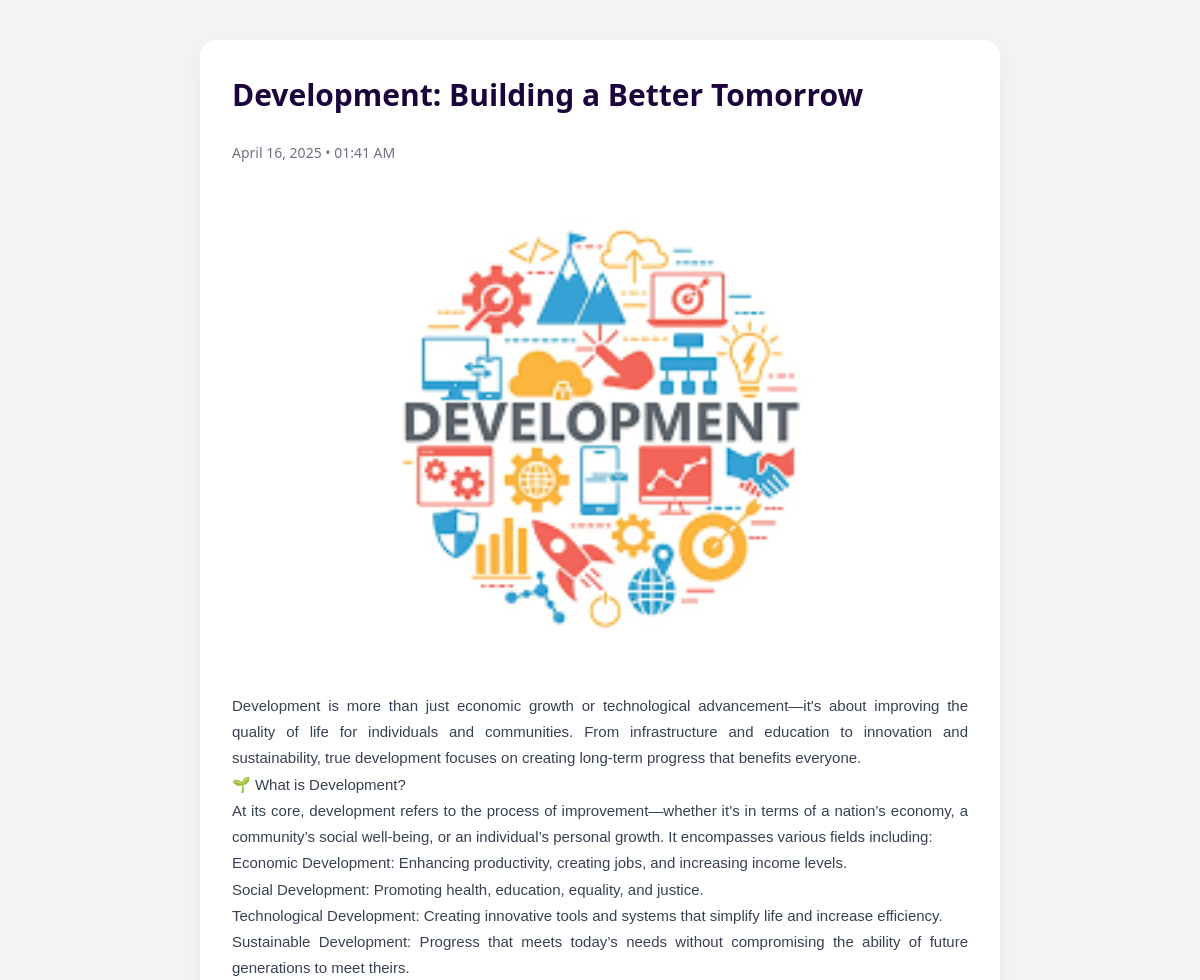
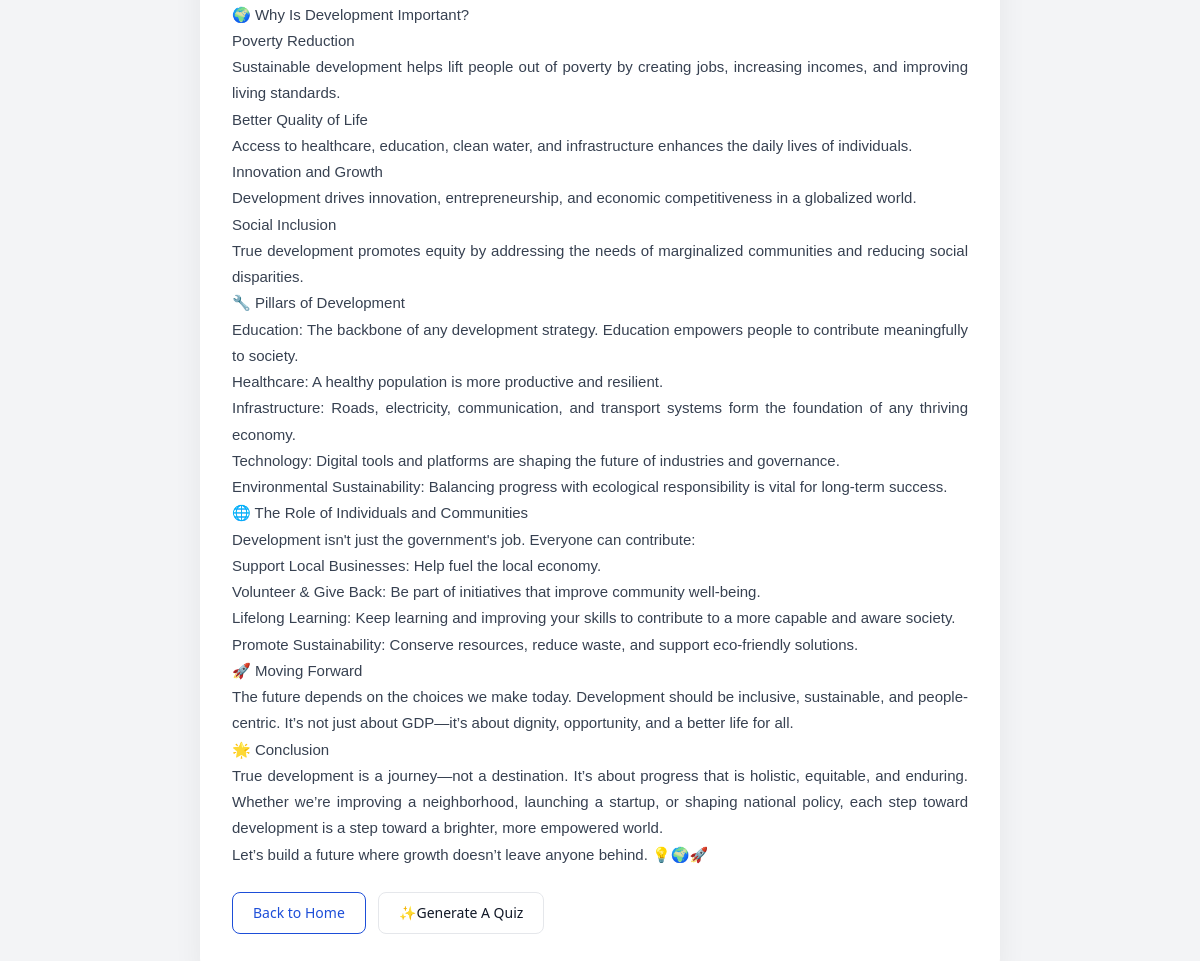
/blogverse/blog/4/, run on the app's committed database (2 pictures, top to bottom).
### blogverse/models.py (models this page shows, shortened)
class BlogPost(models.Model):
    user = models.ForeignKey(settings.AUTH_USER_MODEL, on_delete=models.CASCADE)
    title = models.CharField(max_length=200)
    image = models.ImageField(upload_to='blog_images/', blank=True, null=True)
    content = models.TextField()
    created_at = models.DateTimeField(auto_now_add=True)
    profile_image = models.ImageField(upload_to='profile_images/', null=True, blank=True)

### blogverse/views.py (the view)
# urls.py: path('blog/<int:post_id>/', views.blog_detail, name='blog_detail'),  # View a single blog post
def blog_detail(request, post_id):
    post = get_object_or_404(BlogPost, id=post_id)
    return render(request, 'blog_detail.html', {'post': post})

### blogverse/templates/blog_detail.html (shortened to what this page needs)
<!DOCTYPE html>
<html lang="en">
<head>
    <script src="https://cdn.tailwindcss.com"></script>
</head>
<body>
    {% block content %}
    <div class="blog-container">
        <div class="title">
            <h1>{{ post.title }}</h1>
        </div>
        <div class="meta">
            <div>
                <div class="published-date">{{ post.created_at|date:"F d, Y • h:i A" }}</div>
            </div>
        </div>
        {% if post.image %}
        <img src="{{ post.image.url }}" alt="Blog Image" class="blog-image">
        {% endif %}
        <div class="blog-content">{{ post.content|linebreaks }}</div>
        <br>
        <a href="{% url 'blog_list' %}"><button type="button"
                class="text-blue-700 hover:text-white border border-blue-700 hover:bg-blue-800 focus:ring-4 focus:outline-none focus:ring-blue-300 font-medium rounded-lg text-sm px-5 py-2.5 text-center me-2 mb-2 dark:border-blue-500 dark:text-blue-500 dark:hover:text-white dark:hover:bg-blue-500 dark:focus:ring-blue-800">Back
                to
                Home</button></a>
                <a href="{% url 'blogbattle:start' %}?category={{ post.title|urlencode }}"><button type="button" class="py-2.5 px-5 me-2 mb-2 text-sm font-medium text-gray-900 focus:outline-none bg-white rounded-lg border border-gray-200 hover:bg-gray-100 hover:text-blue-700 focus:z-10 focus:ring-4 focus:ring-gray-100 dark:focus:ring-gray-700 dark:bg-gray-800 dark:text-gray-400 dark:border-gray-600 dark:hover:text-white dark:hover:bg-gray-700">✨Generate A Quiz</button>
                </a>
    </div>
    {% endblock %}
</body>
</html>

### blogverse/templates/blog_detail.html (style rules this page uses)
body { font-family: 'Segoe UI', Tahoma, Geneva, Verdana, sans-serif; background-color: #f3f4f6; margin: 0; padding: 40px 20px; display: flex; justify-content: center; align-items: flex-start; min-height: 100vh; }
.blog-container { background: #ffffff; max-width: 800px; width: 100%; padding: 32px; border-radius: 16px; box-shadow: 0 10px 30px rgba(0, 0, 0, 0.06); }
.title h1 { font-family: 'Segoe UI', 'Helvetica Neue', sans-serif; font-size: 30px; font-weight: 700; color: #1b033b; }
.meta { display: flex; align-items: center; gap: 12px; margin-bottom: 20px; font-size: 14px; color: #6b7280; }
.blog-image { width: 100%; height: auto; border-radius: 12px; margin: 20px 0; }
.blog-content { font-family: 'DM Sans', sans-serif; font-size: 15px; line-height: 1.75; color: #374151; text-align: justify; margin-top: 20px; }
.published-date { font-size: 14px; color: #6b7280; margin-top: 25px; }

### data on the page
BlogPost: title "Development: Building a Better Tomorrow", created_at "April 16, 2025 • 01:41 AM", image (picture), content "Development is more than just economic growth or technological advancement—it's about improving the quality of life for individuals and communities. From infrastructure and education to innovation and sustainability, true development focuses on creating long-term progress that benefits everyone. 🌱 What is Development? At its core, development refers to the process of improvement—whether it’s in terms of a nation’s economy, a community’s social well-being, or an individual’s personal growth. It encompasses various fields including: Economic Development: Enhancing productivity, creating jobs, and increasing income levels. Social Development: Promoting health, education, equality, and justice.…"
